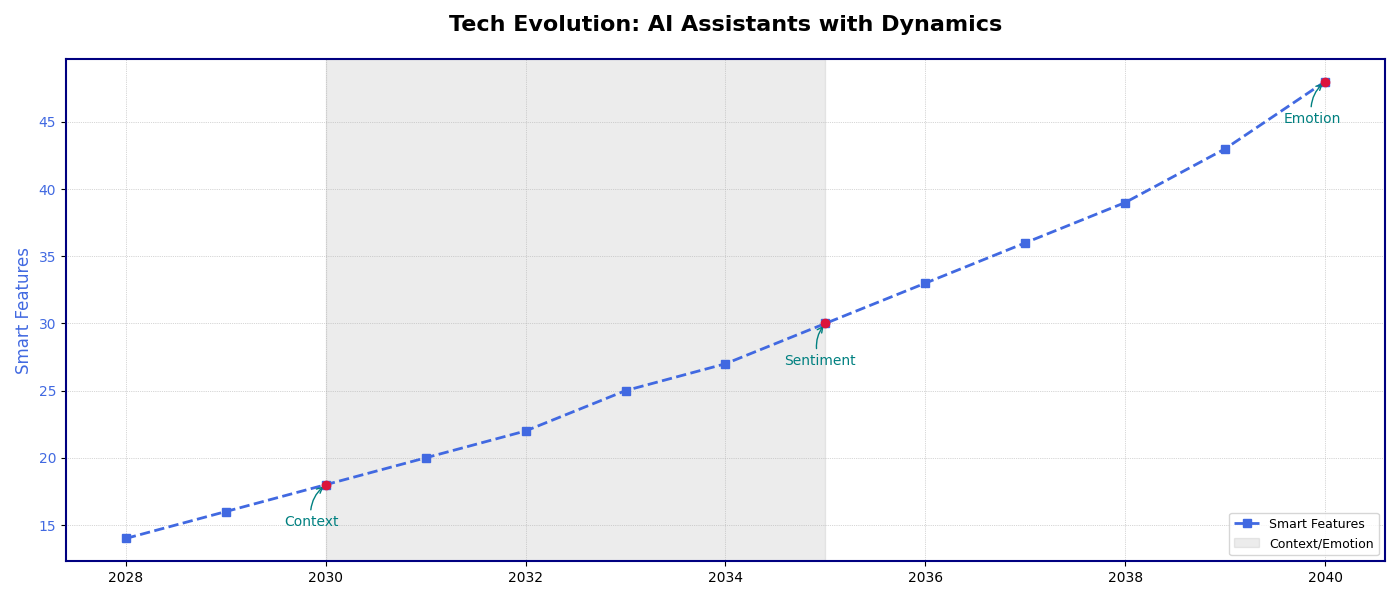

Source code (Python):
import matplotlib.pyplot as plt
import numpy as np

years = np.array([2028, 2029, 2030, 2031, 2032, 2033, 2034, 2035, 2036, 2037, 2038, 2039, 2040])
smart_features = np.array([14, 16, 18, 20, 22, 25, 27, 30, 33, 36, 39, 43, 48])

milestones = {
    2030: 'Context',
    2035: 'Sentiment',
    2040: 'Emotion'
}

fig, ax1 = plt.subplots(figsize=(14, 6))
fig.tight_layout(pad=5.0)

# Changed marker and line style
ax1.plot(years, smart_features, marker='s', linestyle='--', color='royalblue', linewidth=2, label='Smart Features')
ax1.set_title('Tech Evolution: AI Assistants with Dynamics', fontsize=16, fontweight='bold', pad=20)
ax1.set_ylabel('Smart Features', fontsize=12, color='royalblue')
ax1.tick_params(axis='y', labelcolor='royalblue')

for year, milestone in milestones.items():
    idx = np.where(years == year)[0][0]
    ax1.annotate(milestone,
                 xy=(year, smart_features[idx]),
                 xytext=(-30, -30),  # changed annotation offset
                 textcoords='offset points',
                 arrowprops=dict(arrowstyle='->', connectionstyle='arc3,rad=-0.3', color='teal'),  # changed arrow properties
                 fontsize=10,
                 color='teal')
    ax1.scatter(year, smart_features[idx], color='crimson', zorder=5)  # changed milestone scatter color

# Changed vspan style
ax1.axvspan(2030, 2035, alpha=0.15, color='gray', label='Context/Emotion')

# Changed legend location and fontsize
ax1.legend(loc='lower right', fontsize=9)

# Added grid lines
ax1.grid(True, which='both', linestyle=':', linewidth=0.5)

# Added border
for spine in ax1.spines.values():
    spine.set_edgecolor('navy')
    spine.set_linewidth(1.5)

plt.tight_layout()
plt.show()
